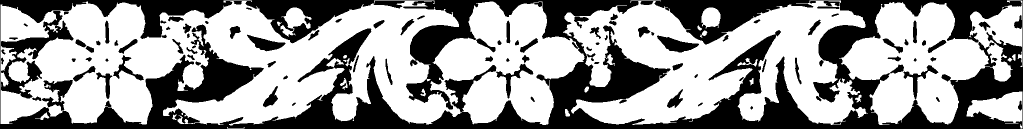
#> input picture maps/v2/panel_mask.png, 2046 x 258 px, found by its file name (shown at 1/2 size)
$ python make_map_v2.py
#> lines starting #> are read from the running program, lines starting #| are printed output that depends on the picture; after the words box and inside, x2 and y2 are one past the last pixel; in counts of white or black regions, pixels touching at a corner belong together
"""v2 step 3: ONE-period height map (1640x520, 16-bit, x wraps) of the NEW reference, from maps/v2/panel_mask.png (+ the ref colour for hairline grooves).
Tile = 814 ref cols centred on flower 2 (ref bead (1085,331) = panel col 1015, row 116); seam made exactly periodic by a 40 px cross-fade with the next period.
Scale 2.0155 map px per ref px (258 -> 520 rows, 814 -> 1640 cols, isotropic). Heights follow the old map's convention (ground 0, gold plateau ~.58, beads ~.8, flower bead .95, bevel W 10 px).
usage: python3 tools/v2/make_map_v2.py [OUT=maps/v2/band_period_v2.png]    knobs (env): PL .25 W 10 BEAD .8 FBEAD .95 GROOVE 1 GD .12 SIG 2.2
"""
import os, sys, cv2, numpy as np
from scipy import ndimage as ndi
OUT = sys.argv[1] if len(sys.argv) > 1 else 'maps/v2/band_period_v2.png'
E = lambda k, d: float(os.environ.get(k, d))
PL, W, BEAD, FBEAD, GR, GD, SIG = E('PL', .5), E('W', 10), E('BEAD', .8), E('FBEAD', .95), E('GROOVE', 1), E('GD', .12), E('SIG', 2.2)
TW, TH, P, C0, SEAM = 1640, 520, 814, 1015 - 407, 40
mask = cv2.imread('maps/v2/panel_mask.png', 0).astype(np.float32) / 255
#> mask: shape (258, 2046) float32; values 0 (black) and 1 (white), 60.8% white; 102 black regions, largest, box (x1, y1, x2, y2) and area: (0, 0, 2046, 258) 182352, (2, 22, 147, 197) 6298, (1314, 71, 1398, 105) 1420
ref = cv2.imread('reference/band_face.png')[215:473, 70:2116]
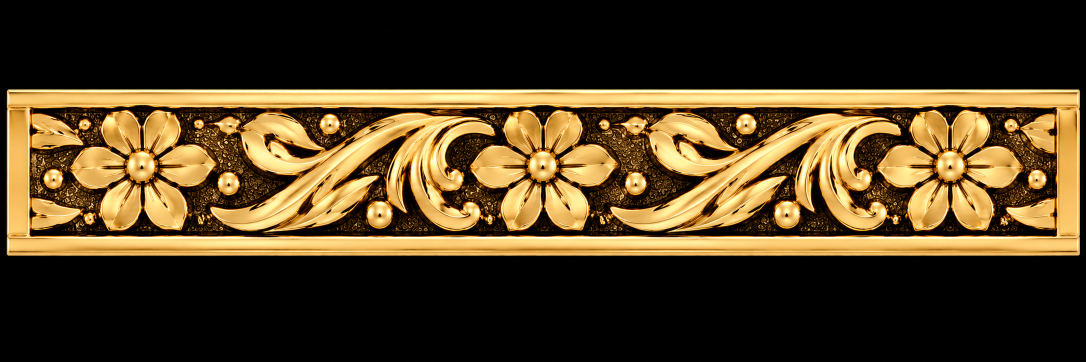
#> input picture reference/band_face.png, 2172 x 724 px, found by its file name (shown at 1/2 size)
def periodic(a):
    e = a[:, C0:C0 + P + SEAM].copy(); t = e[:, :P].copy()
    al = (np.arange(SEAM) / SEAM)[None, ...] if a.ndim == 2 else None
    t[:, :SEAM] = (1 - al) * e[:, P:P + SEAM] + al * e[:, :SEAM]
#> t: shape (258, 814) float32; min 0, max 1, mean 0.604
    return t
mt = periodic(mask)
V = cv2.cvtColor(ref, cv2.COLOR_BGR2GRAY).astype(np.float32); Vt = periodic(V)
#> in periodic (call 2), `t[:, :SEAM] = (1 - al) * e[:, P:P + SEAM] + al * e[:, :SEAM]`:
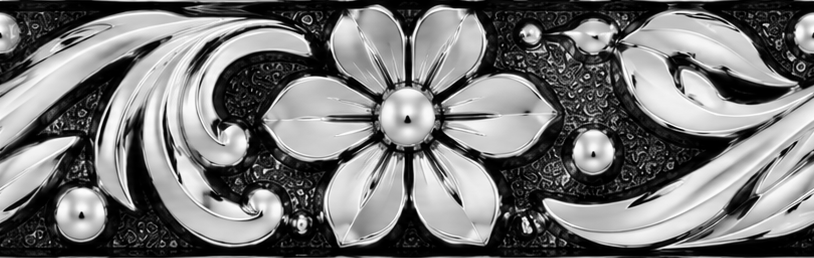
#> t: shape (258, 814) float32; min 0, max 255, mean 118.1
rs = lambda a: cv2.resize(a, (TW, TH), interpolation=cv2.INTER_CUBIC)
sg = lambda a, s: ndi.gaussian_filter(a, s, mode=('nearest', 'wrap'))
def tri(a): return np.tile(a, (1, 3))
def sdf_of(Bm): return (ndi.distance_transform_edt(tri(Bm))[:, TW:2 * TW] - ndi.distance_transform_edt(~tri(Bm))[:, TW:2 * TW]).astype(np.float32)
B = sg(rs(sg(mt, .8)), 1.5) > .5
#> B: shape (520, 1640) bool; 60.3% white; 32 black regions, largest, box (x1, y1, x2, y2) and area: (0, 0, 1640, 520) 312905, (1423, 143, 1591, 212) 5772, (775, 257, 923, 396) 4146
for ss in (SIG, SIG * .8):                       # D-v2 s73: level-set smoothing = smooth the signed distance, re-threshold at 0 (kills the ref stair-steps, keeps tips)
    B = sg(sdf_of(B), ss) > 0
lab, n = ndi.label(B); ar = np.bincount(lab.ravel(), minlength=n + 1)
#> after `lab, n = ndi.label(B)`:
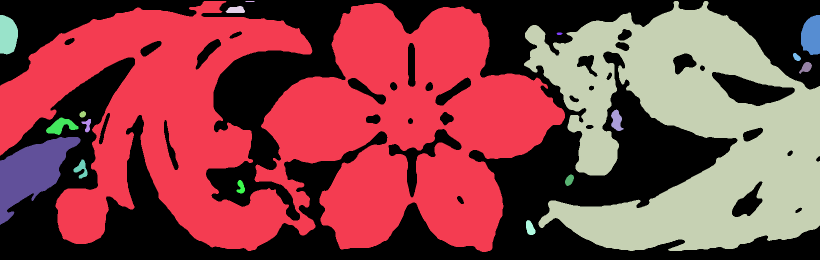
#> lab: shape (520, 1640) int32 (shown at 1/2 size); 19 distinct labels, from 0 to 18; one colour per label, 0 black
#> after `lab, n = ndi.label(B)`: n = 18
#> after `ar = np.bincount(lab.ravel(), minlength=n + 1)`: ar = 19 values, max 338701 at index 0, min 36 at index 2, mean 44884.2
B = np.isin(lab, [i for i in range(1, n + 1) if ar[i] >= 150])
#> B: shape (520, 1640) bool; 60.3% white; 32 black regions, largest, box (x1, y1, x2, y2) and area: (0, 0, 1640, 520) 313917, (1424, 144, 1590, 212) 5759, (777, 258, 923, 395) 4119
hl, hn = ndi.label(~B); ha = np.bincount(hl.ravel(), minlength=hn + 1)
#> after `hl, hn = ndi.label(~B)`:
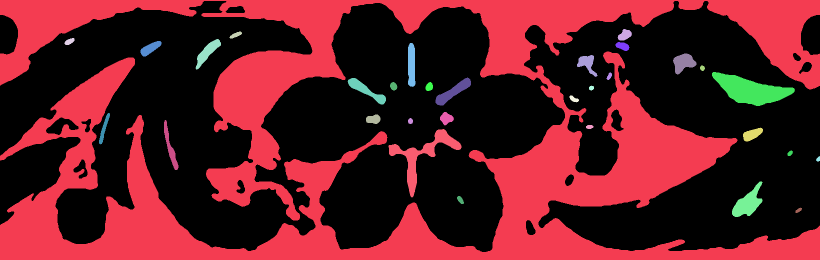
#> hl: shape (520, 1640) int32 (shown at 1/2 size); 33 distinct labels, from 0 to 32; one colour per label, 0 black
#> after `hl, hn = ndi.label(~B)`: hn = 32
#> after `ha = np.bincount(hl.ravel(), minlength=hn + 1)`: ha = 33 values, max 513887 at index 0, min 60 at index 29, mean 25842.4
B = B | np.isin(hl, [i for i in range(1, hn + 1) if ha[i] < 150])   # fill small holes
# thin-gap narrowing: background strips < 12 map px wide (petal gaps, slits) are wider than the ref's hairlines -> grow gold GN px into them from both sides
rr = 6; yy_, xx_ = np.mgrid[-rr:rr + 1, -rr:rr + 1]; disc = (yy_ ** 2 + xx_ ** 2) <= rr * rr
opn = ndi.binary_opening(tri(~B), structure=disc)[:, TW:2 * TW]
#> opn: shape (520, 1640) bool; 38.6% white; 35 white regions, largest, box (x1, y1, x2, y2) and area: (0, 115, 1640, 520) 176053, (412, 0, 711, 441) 48356, (769, 0, 1348, 217) 35635
thin = ~B & ~opn
#> thin: shape (520, 1640) bool; 1% white; 406 white regions (341 under 20 px), largest, box (x1, y1, x2, y2) and area: (403, 23, 490, 35) 696, (705, 0, 775, 12) 528, (198, 226, 220, 289) 454
B = B | (thin & (ndi.distance_transform_edt(~tri(B))[:, TW:2 * TW] <= E('GN', 2.5)))
#> B: shape (520, 1640) bool; 61% white; 27 black regions (1 under 20 px), largest, box (x1, y1, x2, y2) and area: (0, 0, 1640, 520) 268316, (0, 0, 407, 171) 21548, (1414, 0, 1640, 179) 19794
# D-v2 s74 petal slit fill: the mask subtracted dark ref slits that are really petal ribs (not petal gaps). Inside the flower disc, close B within +-FW deg of each petal axis (gaps lie midway between axes, untouched).
FCX, FCY = 407 * TW / P, 116 * TW / P; # s80: MEASURED petal gap angles in the new ref (valley centroid of ref brightness about the flower centre, r80..180 median; deg, 0=+x, y down): the ref flower is NOT 60-deg regular (spacings 56.9..64). Axes = midpoints of neighbouring gaps, FHW = half sector widths.
FGAP = [31.8, 88.7, 146.8, 210.8, 271.0, 329.3]; FAX = [(FGAP[i] + FGAP[(i + 1) % 6] + (360 if i == 5 else 0)) / 2 % 360 for i in range(6)]; FHW = [((FGAP[(i + 1) % 6] + (360 if i == 5 else 0)) - FGAP[i]) / 2 for i in range(6)]; FW = E('FW', 14)
_a = (np.degrees(np.arctan2(np.mgrid[:TH, :TW][0] - FCY, np.mgrid[:TH, :TW][1] - FCX)) % 360); _r = np.hypot(np.mgrid[:TH, :TW][0] - FCY, np.mgrid[:TH, :TW][1] - FCX)
_ax = np.zeros(B.shape, bool)
for _t in FAX: _ax |= (np.abs((_a - _t + 180) % 360 - 180) <= FW)
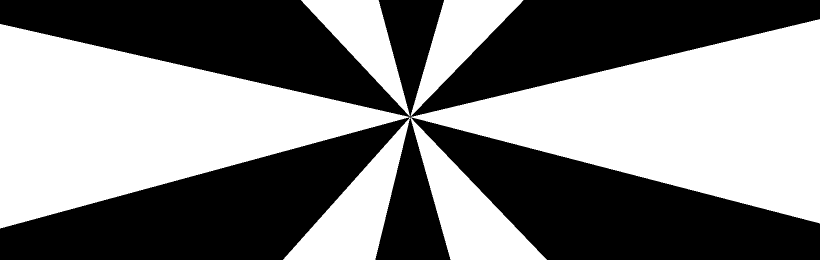
#> _ax: shape (520, 1640) bool (shown at 1/2 size); 50% white; 4 white regions, box (x1, y1, x2, y2) and area: (821, 38, 1640, 520) 195036, (0, 48, 820, 520) 194389, (821, 0, 1047, 233) 18683, (602, 0, 820, 233) 18266
_zone = _ax & (_r > 62) & (_r < 330)
_cl = ndi.binary_closing(B, structure=np.ones((3, 3)), iterations=int(E('FCI', 9)))
#> _cl: shape (520, 1640) bool; 63.8% white; 13 black regions, largest, box (x1, y1, x2, y2) and area: (0, 0, 1640, 520) 280653, (113, 120, 262, 245) 9585, (571, 322, 678, 438) 6476
B = B | (_cl & _zone)
#> B: shape (520, 1640) bool; 61.3% white; 34 black regions (6 under 20 px), largest, box (x1, y1, x2, y2) and area: (0, 103, 1640, 520) 174288, (405, 0, 1348, 441) 83699, (0, 0, 407, 171) 21548
# s75 petal bases: per petal, fill the convex hull of its gold (r > RB) inside its own 60 deg sector (inset GAPH px from the gap lines) -> no slit remnants/slivers; clear the ring r < RB around the bead moat; round the base corners (SDF smoothing r < 130)
RB, GAPH = E('RB', 74), E('GAPH', 1.5)
# s83 per-petal base radius (ref petal bases start nearer the bead at the top: measured V rise r~70 top, ~72 left/right, ~74 lower; the dark ring is thin there). RBP env 'a,b,c,d,e,f' in FAX order; default = RB for all reproduces s82.
RBPL = [float(v) for v in os.environ.get('RBP', '74,74,72,69.5,69.5,72').split(',')]
_pi = np.argmin(np.stack([np.abs((_a - t + 180) % 360 - 180) / h for t, h in zip(FAX, FHW)]), axis=0); _rbp = np.array(RBPL)[_pi]
GW0, GS, RF = E('GW0', 3.5), E('GS', .04), E('RF', 150)
_dB = ndi.distance_transform_edt(~B); _sm = np.clip((_r - E('FR0', 110)) / (E('FR1', 210) - E('FR0', 110)), 0, 1); _e = E('FEXP', 14) * (1 - _sm * _sm * (3 - 2 * _sm))   # fill may grow a petal by <= _e px, fading out with r (no hard step)
_gwr = GW0 + GS * (np.clip(_r, RB, RF) - RB)   # s77 gap half-width (px): narrow at the bead, widening outward (ref gaps are thin dark lines, petal sides straight along them)

# s81 per-gap flare near the bead (lower-petal slivers): extra half-width FLA[i] px at r<=FL0, decaying exp(-(r-FL0)/FLT), gone by FLE0..FLE1 -- ref gaps are wide pockets at the bead (full width 20-38 px at r76-84) that taper to the ~16 px line by r~90
FLA = [float(v) for v in os.environ.get('FLA', '13,13,6,1.5,0,4').split(',')]; FL0, FLT, FLE0, FLE1 = E('FL0', 80), E('FLT', 6), E('FLE0', 98), E('FLE1', 112)
_gdi = np.stack([np.abs((_a - g + 180) % 360 - 180) for g in FGAP]); _gi = np.argmin(_gdi, axis=0)
_fs = np.clip((_r - FLE0) / (FLE1 - FLE0), 0, 1); _fp = np.where(_r <= FL0, 1.0, np.exp(-(_r - FL0) / FLT)) * (1 - _fs * _fs * (3 - 2 * _fs))
_gwr = _gwr + np.array(FLA)[_gi] * _fp * (_r > RB)
for _t, _hw in zip(FAX, FHW):
    _d = np.abs((_a - _t + 180) % 360 - 180); _sec = (_d <= _hw) & (_r > _rbp) & (_r < 340) & (_r * np.sin(np.radians(np.clip(_hw - _d, 0, 90))) >= _gwr)
    _m = (B & _sec).astype(np.uint8); _n, _l, _st, _ = cv2.connectedComponentsWithStats(_m, connectivity=8)
    if _n < 2: continue
    _k = 1 + int(np.argmax(_st[1:, cv2.CC_STAT_AREA])); _pts = cv2.findNonZero((_l == _k).astype(np.uint8))
    _hm = np.zeros(B.shape, np.uint8); cv2.fillConvexPoly(_hm, cv2.convexHull(_pts), 1)
    B = B | ((_hm > 0) & _sec & (_r < E('HR', 1e9))) | (_sec & (_dB <= _e))   # s85 HR: hull fill only for r<HR (the hull overreaches where the ref petal rim is concave)   # hull + wedge fill toward the gap lines (distance-limited, fades with r)
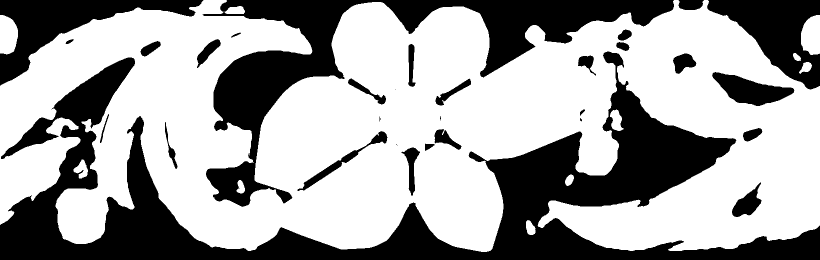
#> B: shape (520, 1640) bool (shown at 1/2 size); 63.8% white; 32 black regions (6 under 20 px), largest, box (x1, y1, x2, y2) and area: (0, 103, 1640, 520) 169392, (405, 0, 1348, 414) 75818, (0, 0, 407, 171) 21548
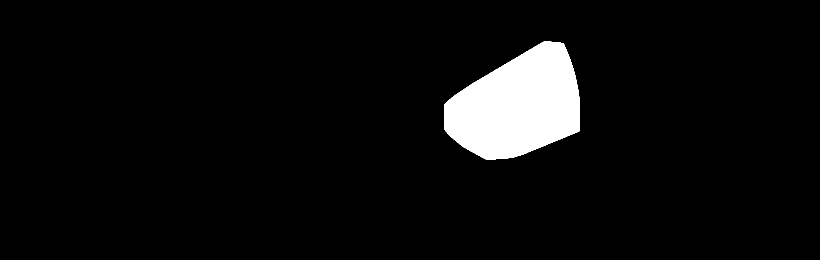
#> _hm: shape (520, 1640) (shown at 1/2 size); values 0 (black) and 1 (white), 5.2% white; 1 white region, box (x1, y1, x2, y2) and area: (888, 82, 1160, 320) 44551
#> _m: shape (520, 1640); values 0 (black) and 1 (white), 4.5% white; 3 white regions, box (x1, y1, x2, y2) and area: (888, 82, 1160, 320) 38511, (1130, 350, 1140, 369) 81, (1103, 401, 1115, 408) 45
B = B & ~((_r < _rbp) & (_r > 40))
#> (the rest of the program and of its run is left out)
